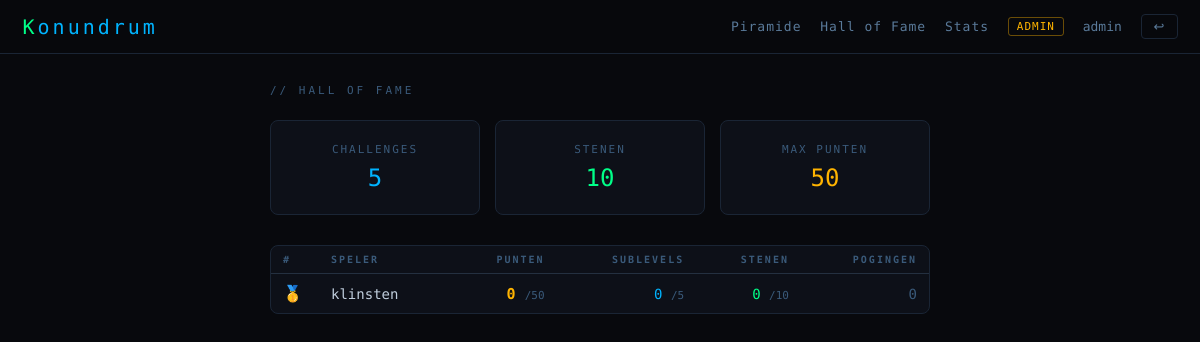
The page /hall-of-fame (signed in) on the database its author committed.
### tables this page shows
CREATE TABLE users (
            id            INTEGER PRIMARY KEY AUTOINCREMENT,
            username      TEXT UNIQUE NOT NULL,
            password_hash TEXT NOT NULL,
            is_admin      INTEGER DEFAULT 0,
            created_at    TEXT DEFAULT (datetime('now'))
        );

### app.py (the view)
@app.route("/hall-of-fame")
@login_required
def hall_of_fame():
    ranking     = db.get_hall_of_fame()
    total_ch    = db.count_all_challenges()
    total_stones= len(db.get_all_stones())
    total_pts   = db.total_possible_points()
    return render_template("hall_of_fame.html", ranking=ranking,
                           total_ch=total_ch, total_stones=total_stones, total_pts=total_pts)

### app.py (called while the page is built)
def login_required(f):
    @wraps(f)
    def inner(*args, **kwargs):
        if "user_id" not in session:
            return redirect(url_for("login"))
        return f(*args, **kwargs)
    return inner

### database.py (called while the page is built)
def get_db():
    conn = sqlite3.connect(DB_PATH)
    conn.row_factory = sqlite3.Row
    conn.execute("PRAGMA foreign_keys = ON")
    return conn

def get_all_stones():
    conn = get_db()
    try:
        return conn.execute("SELECT * FROM stones ORDER BY row,col").fetchall()
    finally:
        conn.close()

def count_all_challenges():
    conn = get_db()
    try:
        return conn.execute("SELECT COUNT(*) FROM challenges").fetchone()[0]
    finally:
        conn.close()

def total_possible_points():
    conn = get_db()
    try:
        r = conn.execute("SELECT SUM(points) FROM challenges").fetchone()[0]
        return r or 0
    finally:
        conn.close()

def get_hall_of_fame():
    conn = get_db()
    try:
        return conn.execute("""
            SELECT u.username,
                   COALESCE(SUM(ua.points_earned),0) AS total_points,
                   COALESCE(SUM(ua.solved),0)        AS solved_challenges,
                   COALESCE(us.solved_stones,0)      AS solved_stones,
                   COALESCE(SUM(ua.attempts),0)      AS total_attempts
            FROM users u
            LEFT JOIN user_attempts ua ON ua.user_id = u.id
            LEFT JOIN (SELECT user_id, COUNT(*) AS solved_stones FROM user_stones GROUP BY user_id) us
                   ON us.user_id = u.id
            WHERE u.is_admin = 0
            GROUP BY u.id
            ORDER BY total_points DESC, solved_challenges DESC
        """).fetchall()
    finally:
        conn.close()

### templates/hall_of_fame.html (shortened to what this page needs)
{% extends "base.html" %}
{% block body %}
<div class="page" style="max-width:720px;">
  <div class="page-title">// HALL OF FAME</div>
  <div style="display:grid;grid-template-columns:1fr 1fr 1fr;gap:1rem;margin-bottom:2rem;">
    <div class="card" style="text-align:center;">
      <div style="font-family:var(--mono);font-size:11px;color:var(--dim);letter-spacing:2px;margin-bottom:.5rem;">CHALLENGES</div>
      <div style="font-family:var(--mono);font-size:24px;color:var(--blue);">{{ total_ch }}</div>
    </div>
    <div class="card" style="text-align:center;">
      <div style="font-family:var(--mono);font-size:11px;color:var(--dim);letter-spacing:2px;margin-bottom:.5rem;">STENEN</div>
      <div style="font-family:var(--mono);font-size:24px;color:var(--green);">{{ total_stones }}</div>
    </div>
    <div class="card" style="text-align:center;">
      <div style="font-family:var(--mono);font-size:11px;color:var(--dim);letter-spacing:2px;margin-bottom:.5rem;">MAX PUNTEN</div>
      <div style="font-family:var(--mono);font-size:24px;color:var(--yellow);">{{ total_pts }}</div>
    </div>
  </div>
  {% if ranking %}
    <div class="card" style="padding:0;overflow:hidden;">
      <table class="tbl">
        <thead><tr>
          <th style="width:48px;">#</th>
          <th>Speler</th>
          <th style="text-align:right;">Punten</th>
          <th style="text-align:right;">Sublevels</th>
          <th style="text-align:right;">Stenen</th>
          <th style="text-align:right;">Pogingen</th>
        </tr></thead>
        <tbody>
        {% for r in ranking %}
          {% set rank = loop.index %}
          <tr style="{% if r.username == session.username %}background:rgba(0,180,255,.05);{% endif %}">
            <td style="font-family:var(--mono);font-size:16px;text-align:center;padding-left:.5rem;">
              {% if rank == 1 %}🥇
              {% elif rank == 2 %}🥈
              {% elif rank == 3 %}🥉
              {% else %}<span style="color:var(--dim)">{{ rank }}</span>
              {% endif %}
            </td>
            <td>
              <span style="font-family:var(--mono);font-size:14px;color:{% if r.username == session.username %}var(--blue){% else %}var(--text){% endif %};">
                {{ r.username }}
              </span>
            </td>
            <td style="text-align:right;font-family:var(--mono);font-size:15px;color:var(--yellow);font-weight:700;">
              {{ r.total_points }}
              <span style="font-size:11px;color:var(--dim);font-weight:400;">/{{ total_pts }}</span>
            </td>
            <td style="text-align:right;font-family:var(--mono);color:var(--blue);">
              {{ r.solved_challenges }}
              <span style="font-size:11px;color:var(--dim)">/{{ total_ch }}</span>
            </td>
            <td style="text-align:right;font-family:var(--mono);color:var(--green);">
              {{ r.solved_stones }}
              <span style="font-size:11px;color:var(--dim)">/{{ total_stones }}</span>
            </td>
            <td style="text-align:right;font-family:var(--mono);color:var(--dim);">
              {{ r.total_attempts }}
            </td>
          </tr>
        {% endfor %}
        </tbody>
      </table>
    </div>
  {% else %}
    <div class="card" style="text-align:center;padding:3rem;color:var(--text-dim);font-family:var(--mono);">
      Nog niemand op de ranglijst. Wees de eerste!
    </div>
  {% endif %}
</div>
{% endblock %}

### templates/base.html (style rules this page uses)
*, *::before, *::after { margin:0; padding:0; box-sizing:border-box; }
:root { --bg:#08090d; --bg2:#0d1018; --bg3:#111520; --border:#1a2535; --border2:#243040; --green:#00ff88; --blue:#00b4ff; --yellow:#ffb400; --red:#ff4455; --dim:#3a5a7a; --text:#c0cedd; --text-dim:#5a7a9a; --mono:'Share Tech Mono',monospace; --sans:'Rajdhani',sans-serif; }
html { font-size:15px; }
body { background:var(--bg); color:var(--text); font-family:var(--sans); min-height:100vh; }
.page { max-width:960px; margin:0 auto; padding:2rem; }
.page-title { font-family:var(--mono); font-size:11px; letter-spacing:3px; color:var(--dim); text-transform:uppercase; margin-bottom:1.5rem; }
.card { background:var(--bg2); border:1px solid var(--border); border-radius:8px; padding:1.5rem; }
.tbl { width:100%; border-collapse:collapse; font-size:14px; }
.tbl th { font-family:var(--mono); font-size:10px; letter-spacing:2px; text-transform:uppercase; color:var(--dim); padding:8px 12px; border-bottom:1px solid var(--border2); text-align:left; }
.tbl td { padding:10px 12px; border-bottom:1px solid var(--border); vertical-align:middle; }
.tbl tr:last-child td { border-bottom:none; }

### rows shown on the page
users: username "klinsten", total_points "0", total_pts "50", solved_challenges "0", total_ch "5", solved_stones "0", total_stones "10", total_attempts "0"

### other values the page prints
{{ session.username }} "admin"
{{ total_ch }} "5"
{{ total_stones }} "10"
{{ total_pts }} "50"
